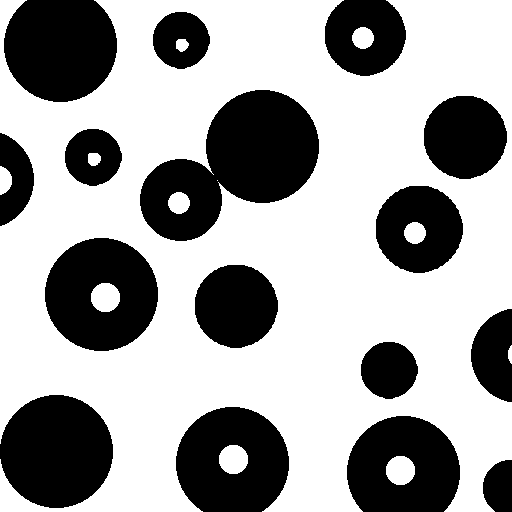
#> input picture spots.tif, 512 x 512 px
$ python 'Questão2.py'
#> lines starting #> are read from the running program, lines starting #| are printed output that depends on the picture; after the words box and inside, x2 and y2 are one past the last pixel; in counts of white or black regions, pixels touching at a corner belong together
### pega_vizinhos.py
def pega_vizinhos(pixel):
    listVizinhos = [0, 0, 0, 0, 0, 0, 0, 0]

    listVizinhos[0] = [pixel[2] - 1, pixel[1] + 1]
    listVizinhos[1] = [pixel[2], pixel[1] + 1]
    listVizinhos[2] = [pixel[2] + 1, pixel[1] + 1]
    listVizinhos[3] = [pixel[2] - 1, pixel[1]]
    listVizinhos[4] = [pixel[2] + 1, pixel[1]]
    listVizinhos[5] = [pixel[2] - 1, pixel[1] - 1]
    listVizinhos[6] = [pixel[2], pixel[1] - 1]
    listVizinhos[7] = [pixel[2] + 1, pixel[1] - 1]

    return listVizinhos

### negativo_binário.py
def negativo_binario(altura, largura, img):

    for j in range(0, altura):
        for i in range(0, largura):
            if(img[j,i,0] == 0):
                img[j, i, 0] = 255
                img[j, i, 1] = 255
                img[j, i, 2] = 255
            else:
                img[j, i, 0] = 0
                img[j, i, 1] = 0
                img[j, i, 2] = 0

### Questão2.py
import cv2
import numpy as np
import copy

from pega_vizinhos import pega_vizinhos
from negativo_binário import negativo_binario


# VARIÁVEIS:
filaQ = []
marcadorL = 1
marcadorN = 1

spots = cv2.imread("spots.tif")# leio a imagem original
#> spots is the input picture: shape (512, 512, 3); 63.5% white; 16 black regions, largest, box (x1, y1, x2, y2) and area: (140, 90, 319, 241) 14913, (0, 395, 113, 508) 10005, (4, 0, 117, 102) 9506
height, width, channels = spots.shape
#> height = 512; width = 512; channels = 3

# crio um array em branco com 2 linhas e 2 colunas a mais que a foto original
spotsEdge = np.full((height+2,width+2,3), 255)
height, width, channels = spotsEdge.shape
#> height = 514; width = 514


conteudo = spots[0:512, 0:512]# copio o conteudo todo_da foto original
spotsEdge[1:513, 1:513] = conteudo# colo exatamente no meio do array em branco
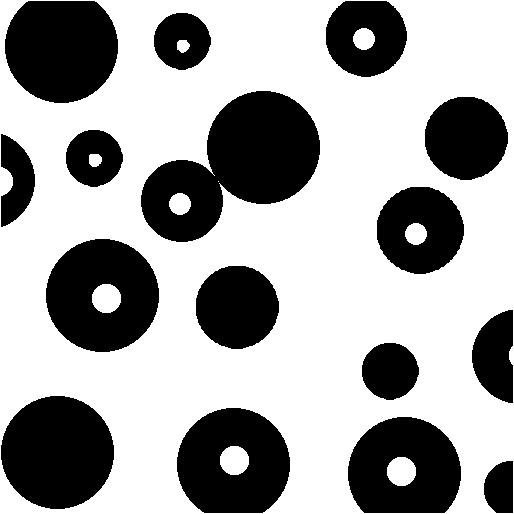
#> spotsEdge: shape (514, 514, 3) int64; 63.8% white; 16 black regions, largest, box (x1, y1, x2, y2) and area: (141, 91, 320, 242) 14913, (1, 396, 114, 509) 10005, (5, 1, 118, 103) 9506

spotsAUX = copy.copy(spotsEdge)# copio a imagem com bordas para negativa-la em breve

cv2.imwrite("spots_withEdge.tif", spotsEdge)
# cv2.imshow("spots2N.tif", spotsEdge)
# cv2.waitKey(0)

for j in range(1, height):# linhas -> anda pelo eixo Y, a partir do 1 porque o 0 é apenas um contorno
    for i in range(1, width):# colunas -> anda pelo eixo X, a partir do 1 porque o 0 é apenas um contorno
        if(spotsEdge[j, i, 0] == 0):# percorro a imagem em busca de pixels pertos

            pixelP = [marcadorL,j,i]# ao encontrar um pixel preto, recebo suas cordenadas e atribuo a ele um marcador
            spotsEdge[j, i, 0] = marcadorL * 15# mudo a cor do pixel, "marcando ele", evitando que ele seja verificado novamente e fique no while pra sempre

            filaQ.append(pixelP)# adiciono o pixel e seu marcador a uma lista FIFO

            while(len(filaQ) != 0):# enquanto há pixels na lista, continuo verificando e marcando. Fazendo com que ande pela img pixel preto a pixel preto, até terminar "uma célula"
                pixelQ = filaQ.pop(0)

                # organizo os 8 vizinhos de pixelQ em uma lista
                listVizinhos = pega_vizinhos(pixelQ)
                # organização nas posições da lista comparando com a matriz que anda pela img:
                # [5,6,7]
                # [3,x,4]
                # [0,1,2]

                for elemento in listVizinhos:# verifico se algum vizinho é preto, se for, mudo sua cor e o adiciono na fila pra ter seus vizinhos analisados
                    if(spotsEdge[elemento[1],elemento[0],0]==0):

                        pixelAUX = [marcadorL, elemento[1], elemento[0]]
                        spotsEdge[elemento[1], elemento[0], 0] = marcadorL * 15# mesmo procedimento de marcar mudando a cor
                        filaQ.append(pixelAUX)

            marcadorL += 1# incremento o marcador para saber quantas células o programa encontrou
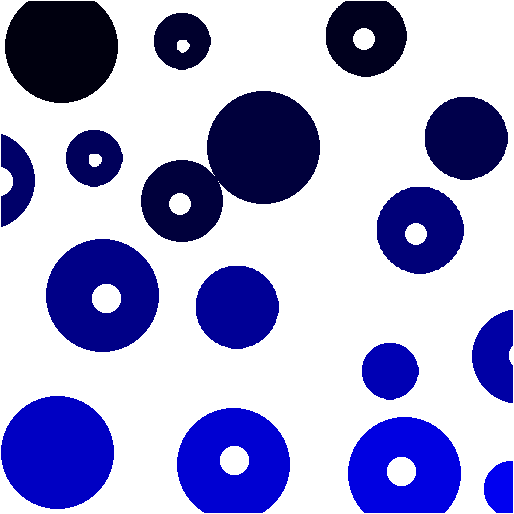
#> spotsEdge: shape (514, 514, 3) int64; mean B, G, R 207.5, 162.7, 162.7

cv2.imwrite("spots_spotted.tif", spotsEdge)

print("Células totais: ", marcadorL-1)# -1 porque o marcador já inicia com 0, afim de impedir que os primeiros pixels não recebam a marcação pela cor, afinal 0*15 = 0... resultando em um loop infinito
#| Células totais:  16

negativo_binario(height, width, spotsAUX)# negativo a imagem para fazer com que os buracos se transformem em novas células. As antigas células viram "background", e assim eu posso aplicar o mesmo algoritmo agora buscando os buracos
cv2.imwrite("spots_negativo.tif", spotsAUX)


#### APLICO O MESMO ALGORITMO PARA A NOVA IMAGEM NEGATIVA
for j in range(1, height):# linhas -> anda pelo eixo Y, a partir do 1 porque o 0 é apenas um contorno
    for i in range(1, width):# colunas -> anda pelo eixo X, a partir do 1 porque o 0 é apenas um contorno
        if(spotsAUX[j, i, 0] == 0):# percorro a imagem em busca de pixels pertos

            pixelP = [marcadorN, j, i]# ao encontrar um pixel preto, recebo suas cordenadas e atribuo a ele um marcador
            spotsAUX[j, i, 0] = marcadorN * 15 # mudo a cor do pixel, "marcando ele", evitando que ele seja verificado novamente e fique no while pra sempre

            filaQ.append(pixelP)# adiciono o pixel e seu marcador a uma lista FIFO

            while(len(filaQ) != 0):# enquanto há pixels na lista, continuo verificando e marcando. Fazendo com que ande pela img pixel preto a pixel preto, até terminar "uma célula"
                pixelQ = filaQ.pop(0)

                # organizo os 8 vizinhos de pixelQ em uma lista
                listVizinhos = pega_vizinhos(pixelQ)
                # organização nas posições da lista comparando com a matriz que anda pela img:
                # [5,6,7]
                # [3,x,4]
                # [0,1,2]

                for elemento in listVizinhos:# verifico se algum vizinho é preto, se for, mudo sua cor e o adiciono na fila pra ter seus vizinhos analisados
                    if(spotsAUX[elemento[1],elemento[0],0]==0):

                        pixelAUX = [marcadorN, elemento[1], elemento[0]]
                        spotsAUX[elemento[1], elemento[0], 0] = marcadorN * 15# mesmo procedimento de marcar mudando a cor
                        filaQ.append(pixelAUX)

            marcadorN += 1# incremento o marcador para saber quantas células o programa encontrou
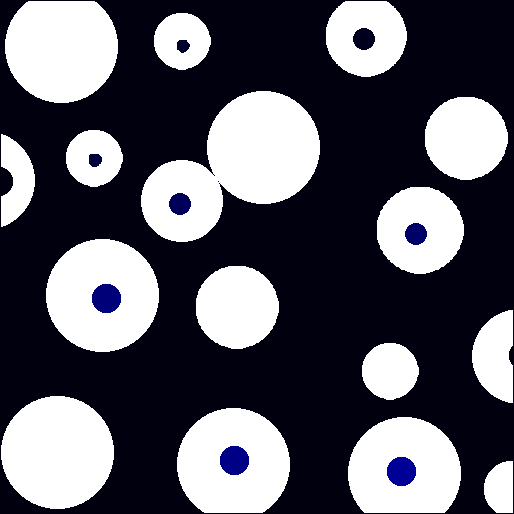
#> spotsAUX: shape (514, 514, 3) int64; mean B, G, R 103.1, 92.3, 92.3

cv2.imwrite("spotsN_spotted.tif", spotsAUX)
print("Células com buracos: ", marcadorN-1)# -1 porque o marcador já inicia com 0, afim de impedir que os primeiros pixels não recebam a marcação pela cor, afinal 0*15 = 0... resultando em um loop infinito
#| Células com buracos:  10
print("\nForam criadas imagens que mostram a lógica do algoritmo!")
